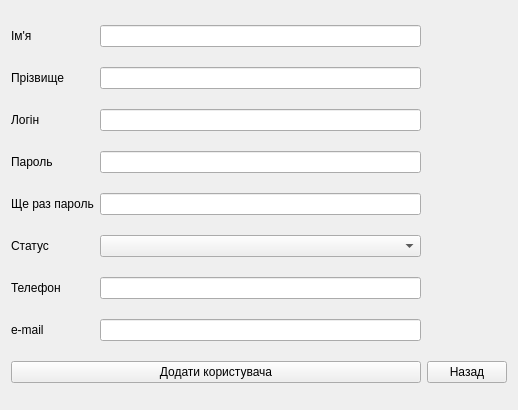
<?xml version="1.0" encoding="UTF-8"?>
<ui version="4.0">
 <class>Add_New_User</class>
 <widget class="QWidget" name="Add_New_User">
  <property name="geometry">
   <rect>
    <x>0</x>
    <y>0</y>
    <width>518</width>
    <height>410</height>
   </rect>
  </property>
  <property name="windowTitle">
   <string>Form</string>
  </property>
  <layout class="QGridLayout" name="gridLayout">
   <item row="0" column="0">
    <widget class="QLabel" name="nameLabel">
     <property name="text">
      <string>Ім'я</string>
     </property>
    </widget>
   </item>
   <item row="0" column="1">
    <widget class="QLineEdit" name="nameLineEdit"/>
   </item>
   <item row="1" column="0">
    <widget class="QLabel" name="surnameLabel">
     <property name="text">
      <string>Прізвище</string>
     </property>
    </widget>
   </item>
   <item row="1" column="1">
    <widget class="QLineEdit" name="surnameLineEdit"/>
   </item>
   <item row="2" column="0">
    <widget class="QLabel" name="loginLabel">
     <property name="text">
      <string>Логін</string>
     </property>
    </widget>
   </item>
   <item row="2" column="1">
    <widget class="QLineEdit" name="loginLineEdit"/>
   </item>
   <item row="3" column="0">
    <widget class="QLabel" name="passwordLabel">
     <property name="text">
      <string>Пароль</string>
     </property>
    </widget>
   </item>
   <item row="3" column="1">
    <widget class="QLineEdit" name="passwordLineEdit">
     <property name="echoMode">
      <enum>QLineEdit::Password</enum>
     </property>
    </widget>
   </item>
   <item row="4" column="0">
    <widget class="QLabel" name="repeatPasswordLabel">
     <property name="text">
      <string>Ще раз пароль</string>
     </property>
    </widget>
   </item>
   <item row="4" column="1">
    <widget class="QLineEdit" name="passwordRepeatLineEdit">
     <property name="echoMode">
      <enum>QLineEdit::Password</enum>
     </property>
    </widget>
   </item>
   <item row="5" column="0">
    <widget class="QLabel" name="statusLabel">
     <property name="text">
      <string>Статус</string>
     </property>
    </widget>
   </item>
   <item row="5" column="1">
    <widget class="QComboBox" name="statusComboBox"/>
   </item>
   <item row="6" column="0">
    <widget class="QLabel" name="phoneNumberLabel">
     <property name="text">
      <string>Телефон</string>
     </property>
    </widget>
   </item>
   <item row="6" column="1">
    <widget class="QLineEdit" name="phoneNumberLineEdit"/>
   </item>
   <item row="7" column="0">
    <widget class="QLabel" name="emailLabel">
     <property name="text">
      <string>e-mail</string>
     </property>
    </widget>
   </item>
   <item row="7" column="1">
    <widget class="QLineEdit" name="emailLineEdit"/>
   </item>
   <item row="8" column="0" colspan="2">
    <widget class="QPushButton" name="addUserPushButton">
     <property name="text">
      <string>Додати користувача</string>
     </property>
    </widget>
   </item>
   <item row="8" column="2">
    <widget class="QPushButton" name="backPushButton">
     <property name="text">
      <string>Назад</string>
     </property>
    </widget>
   </item>
  </layout>
 </widget>
 <resources/>
 <connections/>
</ui>
